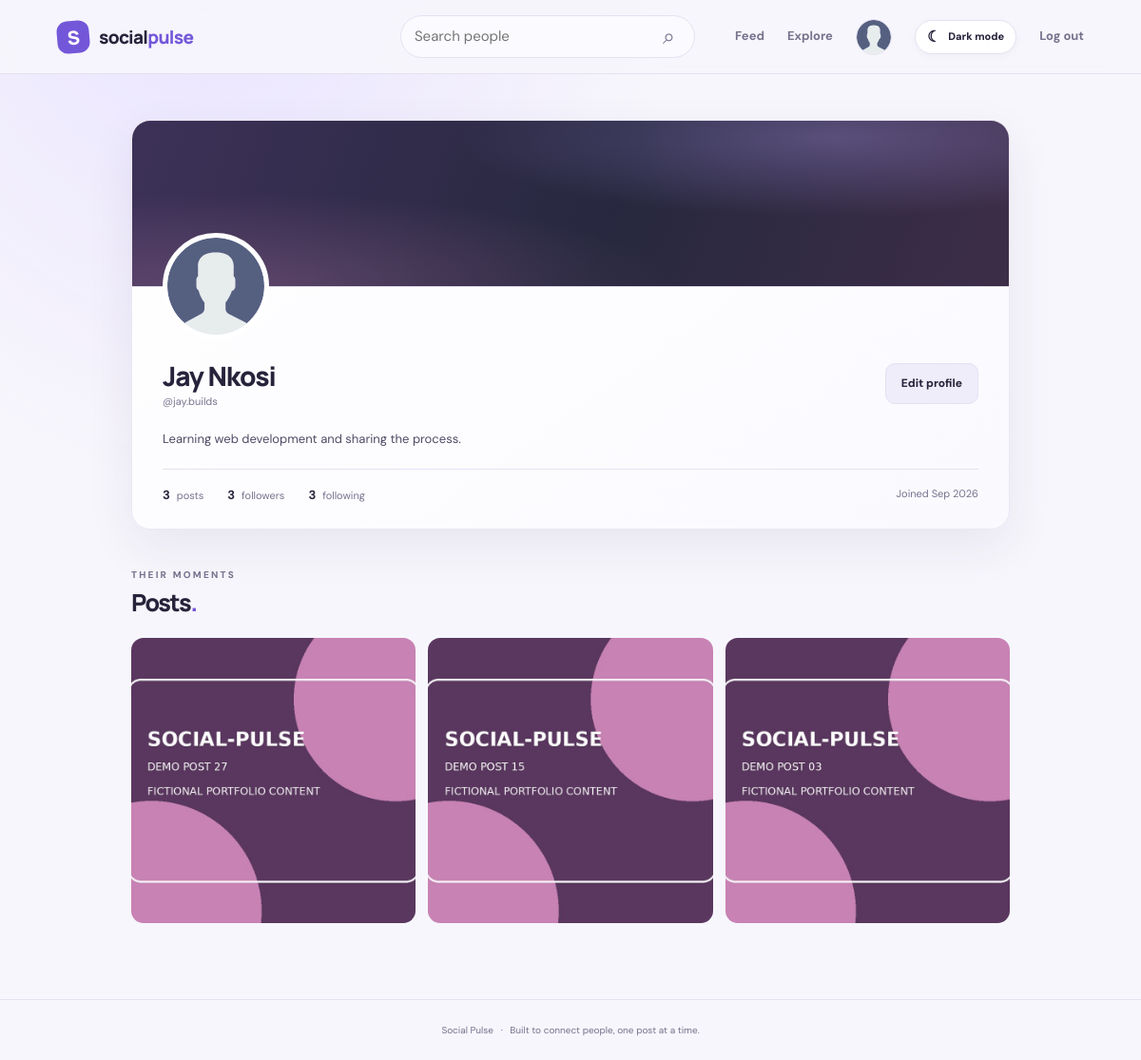
Page /profile.php (signed in) on the committed database.
### tables this page shows
CREATE TABLE IF NOT EXISTS users (
  id BIGINT UNSIGNED NOT NULL AUTO_INCREMENT,
  username VARCHAR(25) NOT NULL,
  display_name VARCHAR(60) NOT NULL,
  email VARCHAR(190) NOT NULL,
  password_hash VARCHAR(255) NOT NULL,
  avatar_path VARCHAR(255) DEFAULT NULL,
  bio VARCHAR(500) DEFAULT NULL,
  created_at TIMESTAMP NOT NULL DEFAULT CURRENT_TIMESTAMP,
  updated_at TIMESTAMP NOT NULL DEFAULT CURRENT_TIMESTAMP ON UPDATE CURRENT_TIMESTAMP,
  PRIMARY KEY (id), UNIQUE KEY uq_users_username (username), UNIQUE KEY uq_users_email (email), KEY idx_users_created (created_at)
);

CREATE TABLE IF NOT EXISTS posts (
  id BIGINT UNSIGNED NOT NULL AUTO_INCREMENT,
  user_id BIGINT UNSIGNED NOT NULL,
  image_path VARCHAR(255) NOT NULL,
  caption VARCHAR(2000) NOT NULL DEFAULT '',
  created_at TIMESTAMP NOT NULL DEFAULT CURRENT_TIMESTAMP,
  updated_at TIMESTAMP NOT NULL DEFAULT CURRENT_TIMESTAMP ON UPDATE CURRENT_TIMESTAMP,
  PRIMARY KEY (id), KEY idx_posts_user_created (user_id, created_at), CONSTRAINT fk_posts_user FOREIGN KEY (user_id) REFERENCES users(id) ON DELETE CASCADE
);

### profile.php (the view, shortened to what this page needs)
<?php
require_once __DIR__ . '/app.php'; require_login(); $me=current_user(); $username=trim((string)($_GET['u']??$me['username'])); $stmt=$conn->prepare('SELECT id,username,display_name,email,avatar_path,bio,created_at FROM users WHERE username=? LIMIT 1'); $stmt->bind_param('s',$username); $stmt->execute(); $profile=$stmt->get_result()->fetch_assoc(); if(!$profile){http_response_code(404);page_start('Profile not found');echo '<main class="content-wrap"><div class="empty-state card"><h2>Profile not found</h2><a href="explore.php">Back to Explore</a></div></main>';page_end();exit;}
$stmt=$conn->prepare('SELECT (SELECT COUNT(*) FROM posts WHERE user_id=?) posts_count,(SELECT COUNT(*) FROM follows WHERE followed_id=?) followers,(SELECT COUNT(*) FROM follows WHERE follower_id=?) following, EXISTS(SELECT 1 FROM follows WHERE follower_id=? AND followed_id=?) is_following'); $stmt->bind_param('iiiii',$profile['id'],$profile['id'],$profile['id'],$me['id'],$profile['id']);$stmt->execute();$stats=$stmt->get_result()->fetch_assoc();
$stmt=$conn->prepare('SELECT p.id,p.image_path,p.caption,p.created_at,(SELECT COUNT(*) FROM likes l WHERE l.post_id=p.id) likes,(SELECT COUNT(*) FROM comments c WHERE c.post_id=p.id) comments FROM posts p WHERE p.user_id=? ORDER BY p.created_at DESC');$stmt->bind_param('i',$profile['id']);$stmt->execute();$posts=$stmt->get_result();page_start($profile['display_name']);
?>
<main class="content-wrap profile-wrap"><section class="profile-hero card"><div class="profile-cover"></div><div class="profile-details"><img class="profile-avatar" src="<?= e(avatar(['avatar_path'=>$profile['avatar_path']])) ?>" alt="<?= e($profile['display_name']) ?>"><div class="profile-main"><div class="profile-title"><div><h1><?= e($profile['display_name']) ?></h1><p class="handle">@<?= e($profile['username']) ?></p></div><?php if($profile['id']===$me['id']): ?><a class="btn secondary" href="edit-profile.php">Edit profile</a><?php endif; ?></div><p class="profile-bio"><?= nl2br(e($profile['bio'] ?: 'Still writing their story.')) ?></p><div class="stats-row"><span><strong><?= (int)$stats['posts_count'] ?></strong> posts</span><span><strong><?= (int)$stats['followers'] ?></strong> followers</span><span><strong><?= (int)$stats['following'] ?></strong> following</span><span class="joined">Joined <?= e(date('M Y',strtotime($profile['created_at']))) ?></span></div></div></div></section><div class="section-heading profile-post-heading"><div><span class="eyebrow muted">THEIR MOMENTS</span><h2>Posts<span class="heading-dot">.</span></h2></div></div><?php if($posts->num_rows===0): ?><div class="empty-state card"><div class="empty-icon">▧</div><h2>No posts yet.</h2><p>When they share a moment, you’ll find it here.</p></div><?php else: ?><div class="post-grid"><?php while($p=$posts->fetch_assoc()): ?><a class="grid-post" href="post.php?id=<?= (int)$p['id'] ?>"><img src="<?= e($p['image_path']) ?>" alt="Post by <?= e($profile['username']) ?>" loading="lazy"><span class="grid-overlay"><span>♥ <?= (int)$p['likes'] ?></span><span>◯ <?= (int)$p['comments'] ?></span></span></a><?php endwhile; ?></div><?php endif; ?></main>

### rows in the picture
users: display_name "Jay Nkosi", username "jay.builds", bio "Learning web development and sharing the process.", created_at "Sep 2026"
posts: image_path (picture)
posts: image_path (picture)
posts: image_path (picture)

### other values in the picture
$stats['posts_count'] "3"
$stats['followers'] "3"
$stats['following'] "3"
